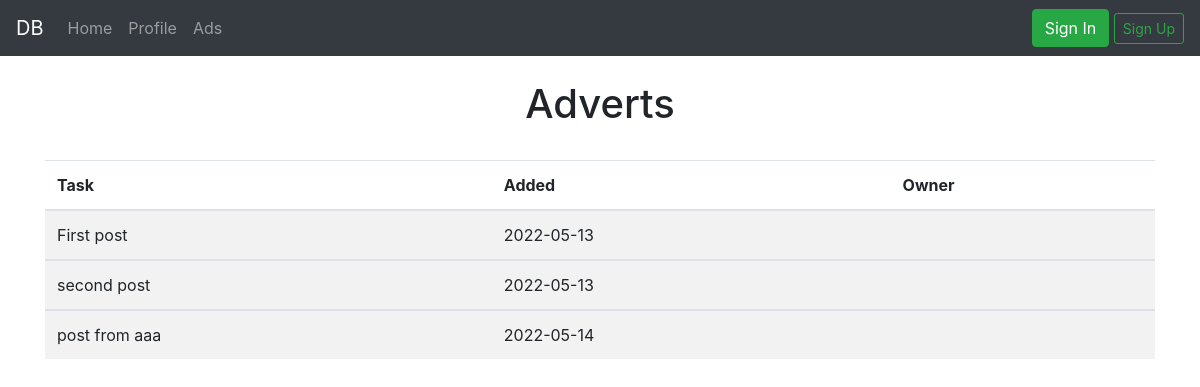
The app's page /ads, older data.
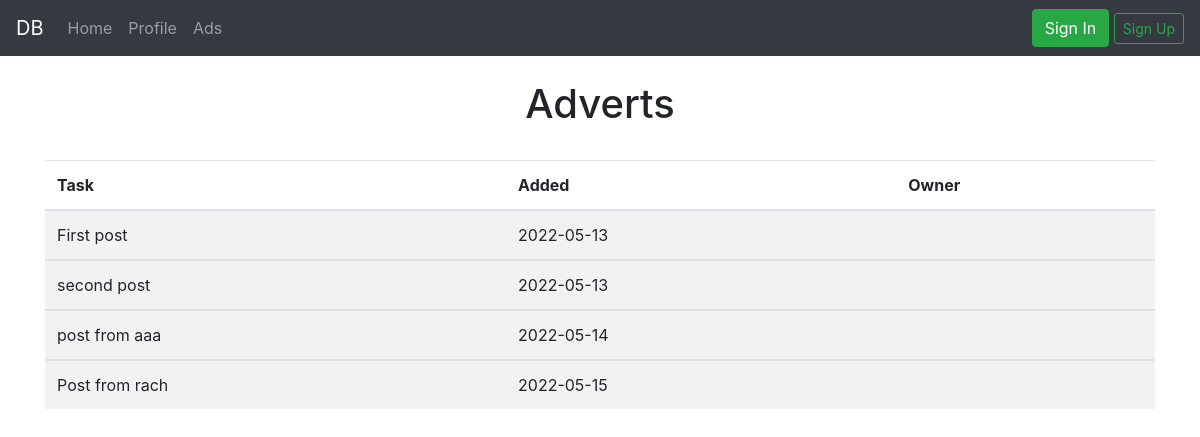
The same page, newer data.
### app.py (models this page shows, shortened)
class Post(db.Model):
    id = db.Column(db.Integer, primary_key=True)
    content = db.Column(db.String(400), nullable=False)
    date_created = db.Column(db.DateTime, default=datetime.utcnow)
    user_id = db.Column(db.Integer, db.ForeignKey('user.id'))

### app.py (the view)
@app.route('/ads', methods=['GET', 'POST'])
def ads():
    posts = Post.query.order_by(Post.date_created).all()
    return render_template(
        'ads.html',
        posts=posts,
        user_name=current_user)

### templates/ads.html (shortened to what this page needs)
{% extends 'base.html' %}
{% block body %}
    {% if current_user.is_authenticated %}
    <br>
        <h1 class="d-flex justify-content-md-center align-items-center">Adverts</h1>
    <br>
        {% if posts|length < 1 %}
            <h1>There is no post yet</h1>
            <a class="btn btn-primary" href="{{url_for('profile')}}">Create a post</a>
        {% else %}
            <div class="container">
                <table class="table table-striped">
                    <thead>
                        <tr>
                            <th scope="col">Task</th>
                            <th scope="col">Added</th>
                            <th scope="col">Owner</th>
                        </tr>
                    </thead>
                    {% for post in posts %}
                        <tbody>
                            <tr>
                                <td scope="row">{{ post.content }}</td>
                                <td scope="row">{{ post.date_created.date() }}</td>
                                <td scope="row"></td>
                                </td>
                            </tr>
                        </tbody>
                    {% endfor %}
                </table>
                <a class="btn btn-primary" href="{{url_for('profile')}}">Create a post</a>
            </div>
        {% endif %}
    {% else %}
        <br>
            <h1 class="d-flex justify-content-md-center align-items-center">Adverts</h1>
        <br>
        <div class="container">
            <table class="table table-striped">
                <thead>
                    <tr>
                        <th scope="col">Task</th>
                        <th scope="col">Added</th>
                        <th scope="col">Owner</th>
                    </tr>
                </thead>
                {% for post in posts %}
                    <tbody>
                        <tr>
                            <td scope="row">{{ post.content }}</td>
                            <td scope="row">{{ post.date_created.date() }}</td>
                            <td scope="row"></td>
                        </tr>
                    </tbody>
                {% endfor %}
            </table>
        </div>
    {% endif %}
{% endblock %}

### templates/base.html (shortened to what this page needs)
<!DOCTYPE html>
<html lang="en">
    <head>
        <link rel="stylesheet" href="https://cdn.jsdelivr.net/npm/bootstrap@4.0.0/dist/css/bootstrap.min.css">
    </head>
    <body>
        <nav class="navbar navbar-expand-lg navbar-dark bg-dark">
            <a class="navbar-brand" href="{{url_for('index')}}">DB</a>
            <div class="collapse navbar-collapse">
                <ul class="navbar-nav mr-auto">
                    <li class="nav-item">
                      <a class="nav-link" href="{{url_for('index')}}">Home</a>
                    </li>
                    <li class="nav-item">
                      <a class="nav-link" href="{{url_for('profile')}}">Profile</a>
                    </li>
                    <li class="nav-item">
                      <a class="nav-link" href="{{url_for('ads')}}">Ads</a>
                    </li>
                </ul>
                <ul class="navbar-nav ml-auto">
                    {% if current_user.is_authenticated %}
                    <li>
                        <a class="btn btn-outline-success" href="#">{{current_user.first_name}}</a>
                        <a class="btn btn-outline-secondary" href="{{url_for('logout')}}">logout</a>
                    </li>
                    {% else %}
                    <li>
                        <a class="btn btn-success" href="{{url_for('login')}}">Sign In</a>
                        <a class="btn btn-sm btn-outline-success" href="{{url_for('signup')}}">Sign Up</a>
                    </li>
                    {% endif %}
                </ul>
            </div>
          </nav>
        {% block body %}{% endblock %}
    </body>
</html>

Row changes from the older to the newer data that the page shows:
added Post: content "Post from rach", date_created "2022-05-15"
